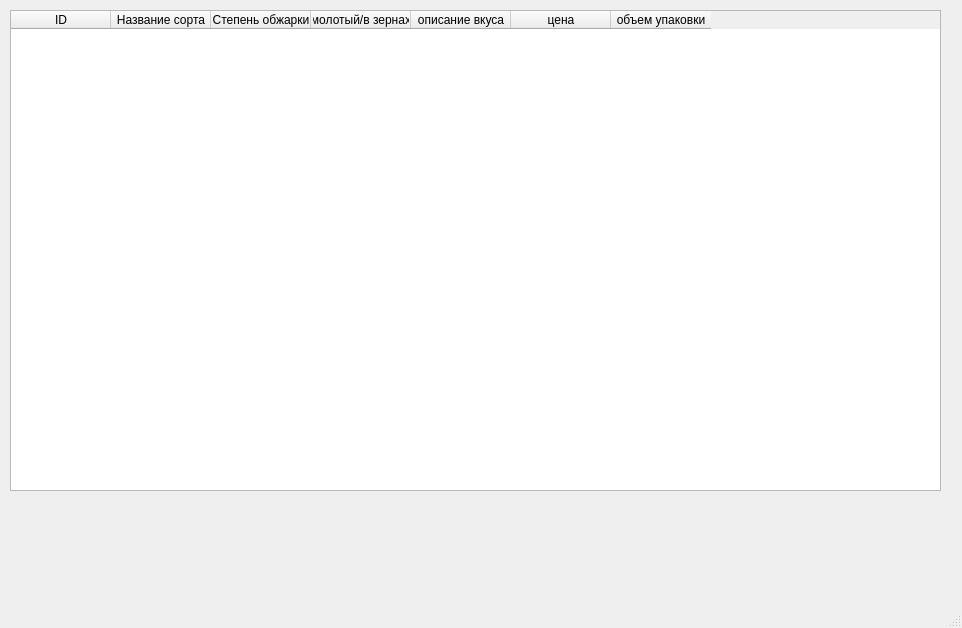
<?xml version="1.0" encoding="UTF-8"?>
<ui version="4.0">
 <class>MainWindow</class>
 <widget class="QMainWindow" name="MainWindow">
  <property name="geometry">
   <rect>
    <x>0</x>
    <y>0</y>
    <width>962</width>
    <height>628</height>
   </rect>
  </property>
  <property name="windowTitle">
   <string>Эспрессо</string>
  </property>
  <widget class="QWidget" name="centralwidget">
   <widget class="QTableWidget" name="tableWidget">
    <property name="geometry">
     <rect>
      <x>10</x>
      <y>10</y>
      <width>931</width>
      <height>481</height>
     </rect>
    </property>
    <column>
     <property name="text">
      <string>ID</string>
     </property>
    </column>
    <column>
     <property name="text">
      <string>Название сорта</string>
     </property>
    </column>
    <column>
     <property name="text">
      <string>Степень обжарки</string>
     </property>
    </column>
    <column>
     <property name="text">
      <string>молотый/в зернах</string>
     </property>
    </column>
    <column>
     <property name="text">
      <string>описание вкуса</string>
     </property>
    </column>
    <column>
     <property name="text">
      <string>цена</string>
     </property>
    </column>
    <column>
     <property name="text">
      <string>объем упаковки</string>
     </property>
    </column>
   </widget>
  </widget>
  <widget class="QMenuBar" name="menubar">
   <property name="geometry">
    <rect>
     <x>0</x>
     <y>0</y>
     <width>962</width>
     <height>26</height>
    </rect>
   </property>
  </widget>
  <widget class="QStatusBar" name="statusbar"/>
 </widget>
 <resources/>
 <connections/>
</ui>
